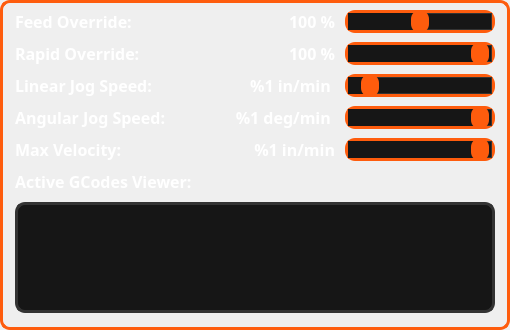
    <widget class="QFrame" name="frm_cnc_control">
     <property name="geometry">
      <rect>
       <x>316</x>
       <y>405</y>
       <width>510</width>
       <height>330</height>
      </rect>
     </property>
     <property name="sizePolicy">
      <sizepolicy hsizetype="Preferred" vsizetype="Preferred">
       <horstretch>0</horstretch>
       <verstretch>0</verstretch>
      </sizepolicy>
     </property>
     <property name="styleSheet">
      <string notr="true">border-radius: 10px;
border: 3px solid #FE5C0D;</string>
     </property>
     <property name="frameShape">
      <enum>QFrame::NoFrame</enum>
     </property>
     <widget class="QLabel" name="txt_gcodeStatusBar">
      <property name="geometry">
       <rect>
        <x>15</x>
        <y>202</y>
        <width>480</width>
        <height>111</height>
       </rect>
      </property>
      <property name="font">
       <font>
        <family>JetBrains Mono</family>
        <pointsize>12</pointsize>
        <weight>75</weight>
        <bold>true</bold>
       </font>
      </property>
      <property name="styleSheet">
       <string notr="true">color: #9E9E9E;
background-color: #161616;
border-radius: 10px;
border: 3px solid #333333;
</string>
      </property>
      <property name="text">
       <string/>
      </property>
      <property name="alignment">
       <set>Qt::AlignLeading|Qt::AlignLeft|Qt::AlignVCenter</set>
      </property>
      <property name="wordWrap">
       <bool>true</bool>
      </property>
     </widget>
     <widget class="QSlider" name="sld_feed_override">
      <property name="geometry">
       <rect>
        <x>345</x>
        <y>10</y>
        <width>150</width>
        <height>23</height>
       </rect>
      </property>
      <property name="styleSheet">
       <string notr="true">QSlider::groove:horizontal {
    background: #FE5C0D;
	border-radius: 10px;
	border: 3px solid #333333;
}

QSlider::handle:horizontal {
    background: #FE5C0D;
    width: 18px;
    height: 18px;
    margin: -6px 0; 
    border-radius: 9px; 
}

QSlider::handle:horizontal:hover {
	background-color: rgb(254, 81, 13);
    border: 2px solid rgb(254, 174, 13);
}

QSlider::sub-page:horizontal {
    background: #161616;
    height: 8px;
    border-radius: 9px;
}

QSlider::add-page:horizontal {
    background: #161616;
    border: 1px solid #333333;
    height: 8px;
    border-radius: 9px;
}</string>
      </property>
      <property name="maximum">
       <number>200</number>
      </property>
      <property name="value">
       <number>100</number>
      </property>
      <property name="orientation">
       <enum>Qt::Horizontal</enum>
      </property>
     </widget>
     <widget class="QLabel" name="lbl_feed_override">
      <property name="geometry">
       <rect>
        <x>15</x>
        <y>10</y>
        <width>200</width>
        <height>23</height>
       </rect>
      </property>
      <property name="font">
       <font>
        <family>JetBrains Mono</family>
        <pointsize>12</pointsize>
        <weight>75</weight>
        <bold>true</bold>
       </font>
      </property>
      <property name="styleSheet">
       <string notr="true">border: none;
color: #fff;
</string>
      </property>
      <property name="text">
       <string>Feed Override:</string>
      </property>
     </widget>
     <widget class="QLabel" name="lbl_rapid_override">
      <property name="geometry">
       <rect>
        <x>15</x>
        <y>42</y>
        <width>200</width>
        <height>23</height>
       </rect>
      </property>
      <property name="font">
       <font>
        <family>JetBrains Mono</family>
        <pointsize>12</pointsize>
        <weight>75</weight>
        <bold>true</bold>
       </font>
      </property>
      <property name="styleSheet">
       <string notr="true">border: none;
color: #fff;
</string>
      </property>
      <property name="text">
       <string>Rapid Override:</string>
      </property>
     </widget>
     <widget class="QLabel" name="lbl_linear_jog_speed">
      <property name="geometry">
       <rect>
        <x>15</x>
        <y>74</y>
        <width>200</width>
        <height>23</height>
       </rect>
      </property>
      <property name="font">
       <font>
        <family>JetBrains Mono</family>
        <pointsize>12</pointsize>
        <weight>75</weight>
        <bold>true</bold>
       </font>
      </property>
      <property name="styleSheet">
       <string notr="true">border: none;
color: #fff;
</string>
      </property>
      <property name="text">
       <string>Linear Jog Speed:</string>
      </property>
     </widget>
     <widget class="QLabel" name="lbl_angular_jog_speed">
      <property name="geometry">
       <rect>
        <x>15</x>
        <y>106</y>
        <width>231</width>
        <height>23</height>
       </rect>
      </property>
      <property name="font">
       <font>
        <family>JetBrains Mono</family>
        <pointsize>12</pointsize>
        <weight>75</weight>
        <bold>true</bold>
       </font>
      </property>
      <property name="styleSheet">
       <string notr="true">border: none;
color: #fff;
</string>
      </property>
      <property name="text">
       <string>Angular Jog Speed:</string>
      </property>
     </widget>
     <widget class="QLabel" name="lbl_max_velocity">
      <property name="geometry">
       <rect>
        <x>15</x>
        <y>138</y>
        <width>231</width>
        <height>23</height>
       </rect>
      </property>
      <property name="font">
       <font>
        <family>JetBrains Mono</family>
        <pointsize>12</pointsize>
        <weight>75</weight>
        <bold>true</bold>
       </font>
      </property>
      <property name="styleSheet">
       <string notr="true">border: none;
color: #fff;
</string>
      </property>
      <property name="text">
       <string>Max Velocity:</string>
      </property>
     </widget>
     <widget class="QLabel" name="lbl_active_gcodes">
      <property name="geometry">
       <rect>
        <x>15</x>
        <y>170</y>
        <width>200</width>
        <height>23</height>
       </rect>
      </property>
      <property name="font">
       <font>
        <family>JetBrains Mono</family>
        <pointsize>12</pointsize>
        <weight>75</weight>
        <bold>true</bold>
       </font>
      </property>
      <property name="styleSheet">
       <string notr="true">border: none;
color: #fff;
</string>
      </property>
      <property name="text">
       <string>Active GCodes Viewer:</string>
      </property>
     </widget>
     <widget class="QSlider" name="sld_rapid_override">
      <property name="geometry">
       <rect>
        <x>345</x>
        <y>42</y>
        <width>150</width>
        <height>23</height>
       </rect>
      </property>
      <property name="styleSheet">
       <string notr="true">QSlider::groove:horizontal {
    background: #FE5C0D;
	border-radius: 10px;
	border: 3px solid #333333;
}

QSlider::handle:horizontal {
    background: #FE5C0D;
    width: 18px;
    height: 18px;
    margin: -6px 0; 
    border-radius: 9px; 
}

QSlider::handle:horizontal:hover {
	background-color: rgb(254, 81, 13);
    border: 2px solid rgb(254, 174, 13);
}

QSlider::sub-page:horizontal {
    background: #161616;
    height: 8px;
    border-radius: 9px;
}

QSlider::add-page:horizontal {
    background: #161616;
    border: 1px solid #333333;
    height: 8px;
    border-radius: 9px;
}</string>
      </property>
      <property name="maximum">
       <number>100</number>
      </property>
      <property name="value">
       <number>100</number>
      </property>
      <property name="orientation">
       <enum>Qt::Horizontal</enum>
      </property>
     </widget>
     <widget class="QSlider" name="sld_linear_jog_speed">
      <property name="geometry">
       <rect>
        <x>345</x>
        <y>74</y>
        <width>150</width>
        <height>23</height>
       </rect>
      </property>
      <property name="styleSheet">
       <string notr="true">QSlider::groove:horizontal {
    background: #FE5C0D;
	border-radius: 10px;
	border: 3px solid #333333;
}

QSlider::handle:horizontal {
    background: #FE5C0D;
    width: 18px;
    height: 18px;
    margin: -6px 0; 
    border-radius: 9px; 
}

QSlider::handle:horizontal:hover {
	background-color: rgb(254, 81, 13);
    border: 2px solid rgb(254, 174, 13);
}

QSlider::sub-page:horizontal {
    background: #161616;
    height: 8px;
    border-radius: 9px;
}

QSlider::add-page:horizontal {
    background: #161616;
    border: 1px solid #333333;
    height: 8px;
    border-radius: 9px;
}</string>
      </property>
      <property name="maximum">
       <number>593</number>
      </property>
      <property name="value">
       <number>51</number>
      </property>
      <property name="orientation">
       <enum>Qt::Horizontal</enum>
      </property>
     </widget>
     <widget class="QSlider" name="sld_angular_jog_speed">
      <property name="geometry">
       <rect>
        <x>345</x>
        <y>106</y>
        <width>150</width>
        <height>23</height>
       </rect>
      </property>
      <property name="styleSheet">
       <string notr="true">QSlider::groove:horizontal {
    background: #FE5C0D;
	border-radius: 10px;
	border: 3px solid #333333;
}

QSlider::handle:horizontal {
    background: #FE5C0D;
    width: 18px;
    height: 18px;
    margin: -6px 0; 
    border-radius: 9px; 
}

QSlider::handle:horizontal:hover {
	background-color: rgb(254, 81, 13);
    border: 2px solid rgb(254, 174, 13);
}

QSlider::sub-page:horizontal {
    background: #161616;
    height: 8px;
    border-radius: 9px;
}

QSlider::add-page:horizontal {
    background: #161616;
    border: 1px solid #333333;
    height: 8px;
    border-radius: 9px;
}</string>
      </property>
      <property name="maximum">
       <number>6059</number>
      </property>
      <property name="value">
       <number>6059</number>
      </property>
      <property name="orientation">
       <enum>Qt::Horizontal</enum>
      </property>
     </widget>
     <widget class="QSlider" name="sld_max_velocity">
      <property name="geometry">
       <rect>
        <x>345</x>
        <y>138</y>
        <width>150</width>
        <height>23</height>
       </rect>
      </property>
      <property name="styleSheet">
       <string notr="true">QSlider::groove:horizontal {
    background: #FE5C0D;
	border-radius: 10px;
	border: 3px solid #333333;
}

QSlider::handle:horizontal {
    background: #FE5C0D;
    width: 18px;
    height: 18px;
    margin: -6px 0; 
    border-radius: 9px; 
}

QSlider::handle:horizontal:hover {
	background-color: rgb(254, 81, 13);
    border: 2px solid rgb(254, 174, 13);
}

QSlider::sub-page:horizontal {
    background: #161616;
    height: 8px;
    border-radius: 9px;
}

QSlider::add-page:horizontal {
    background: #161616;
    border: 1px solid #333333;
    height: 8px;
    border-radius: 9px;
}</string>
      </property>
      <property name="maximum">
       <number>600</number>
      </property>
      <property name="value">
       <number>600</number>
      </property>
      <property name="orientation">
       <enum>Qt::Horizontal</enum>
      </property>
     </widget>
     <widget class="QLabel" name="val_feed_override">
      <property name="geometry">
       <rect>
        <x>210</x>
        <y>10</y>
        <width>125</width>
        <height>23</height>
       </rect>
      </property>
      <property name="font">
       <font>
        <family>JetBrains Mono</family>
        <pointsize>12</pointsize>
        <weight>75</weight>
        <bold>true</bold>
       </font>
      </property>
      <property name="styleSheet">
       <string notr="true">border: none;
color: #fff;
</string>
      </property>
      <property name="text">
       <string>100 %</string>
      </property>
      <property name="alignment">
       <set>Qt::AlignRight|Qt::AlignTrailing|Qt::AlignVCenter</set>
      </property>
     </widget>
     <widget class="QLabel" name="val_rapid_override">
      <property name="geometry">
       <rect>
        <x>210</x>
        <y>42</y>
        <width>125</width>
        <height>23</height>
       </rect>
      </property>
      <property name="font">
       <font>
        <family>JetBrains Mono</family>
        <pointsize>12</pointsize>
        <weight>75</weight>
        <bold>true</bold>
       </font>
      </property>
      <property name="styleSheet">
       <string notr="true">border: none;
color: #fff;
</string>
      </property>
      <property name="text">
       <string>100 %</string>
      </property>
      <property name="alignment">
       <set>Qt::AlignRight|Qt::AlignTrailing|Qt::AlignVCenter</set>
      </property>
     </widget>
     <widget class="QLabel" name="val_linear_jog_speed">
      <property name="geometry">
       <rect>
        <x>210</x>
        <y>74</y>
        <width>125</width>
        <height>23</height>
       </rect>
      </property>
      <property name="font">
       <font>
        <family>JetBrains Mono</family>
        <pointsize>12</pointsize>
        <weight>75</weight>
        <bold>true</bold>
       </font>
      </property>
      <property name="styleSheet">
       <string notr="true">border: none;
color: #fff;
</string>
      </property>
      <property name="text">
       <string>%1 in/min </string>
      </property>
      <property name="alignment">
       <set>Qt::AlignRight|Qt::AlignTrailing|Qt::AlignVCenter</set>
      </property>
     </widget>
     <widget class="QLabel" name="val_angular_jog_speed">
      <property name="geometry">
       <rect>
        <x>184</x>
        <y>106</y>
        <width>151</width>
        <height>23</height>
       </rect>
      </property>
      <property name="font">
       <font>
        <family>JetBrains Mono</family>
        <pointsize>12</pointsize>
        <weight>75</weight>
        <bold>true</bold>
       </font>
      </property>
      <property name="styleSheet">
       <string notr="true">border: none;
color: #fff;
</string>
      </property>
      <property name="text">
       <string>%1 deg/min </string>
      </property>
      <property name="alignment">
       <set>Qt::AlignRight|Qt::AlignTrailing|Qt::AlignVCenter</set>
      </property>
     </widget>
     <widget class="QLabel" name="val_max_velocity">
      <property name="geometry">
       <rect>
        <x>210</x>
        <y>138</y>
        <width>125</width>
        <height>23</height>
       </rect>
      </property>
      <property name="font">
       <font>
        <family>JetBrains Mono</family>
        <pointsize>12</pointsize>
        <weight>75</weight>
        <bold>true</bold>
       </font>
      </property>
      <property name="styleSheet">
       <string notr="true">border: none;
color: #fff;
</string>
      </property>
      <property name="text">
       <string>%1 in/min</string>
      </property>
      <property name="alignment">
       <set>Qt::AlignRight|Qt::AlignTrailing|Qt::AlignVCenter</set>
      </property>
     </widget>
    </widget>
